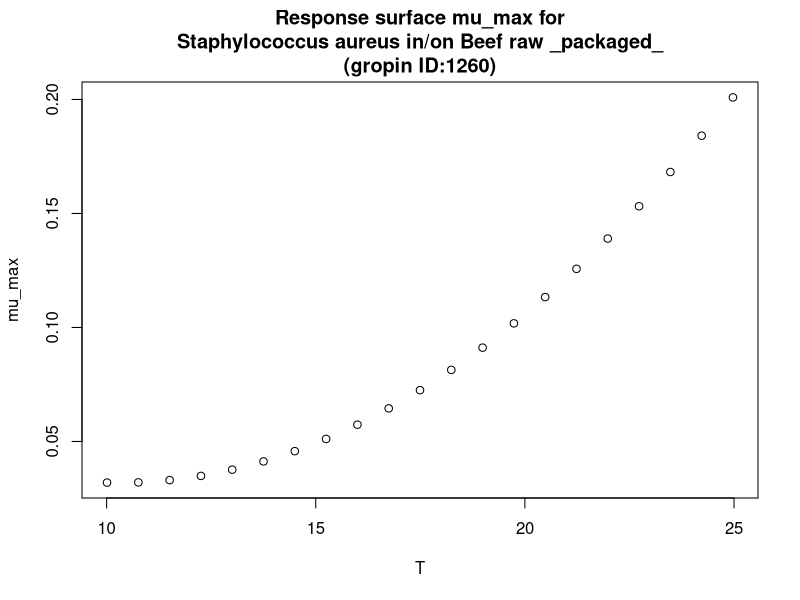

Write the R code that produced this figure.
#############################
# start of Parameter script
#############################
T <- seq(10.01,24.975024975025,length.out=21)
#############################
# end of Parameter script
#############################
############################# 
# start of Model script Gropin ID 1260 
#############################
 
# constant coefficients for this model
 
variables <- data.frame(T)
argumentsPar <- expand.grid(variables)
 
# heart of the model
response_surface <- function(T) {
   mumax <-0.1151-0.01616*T+0.0007846*T^2

return(mumax=mumax)
} 

# output parameters
mumax <- cbind(argumentsPar,response_surface(argumentsPar['T']))
colnames(mumax) <- c(colnames(argumentsPar),'mumax')
#############################
# End of Model script
#############################
############################# 
# start of Visualisation script Gropin ID 1260 
#############################
plot(T,mumax$mumax,
                          xlab='T',
                          ylab='mu_max',main='Response surface mu_max for
Staphylococcus aureus in/on Beef raw _packaged_
(gropin ID:1260)')
#############################
# End of Visualisation script
#############################
